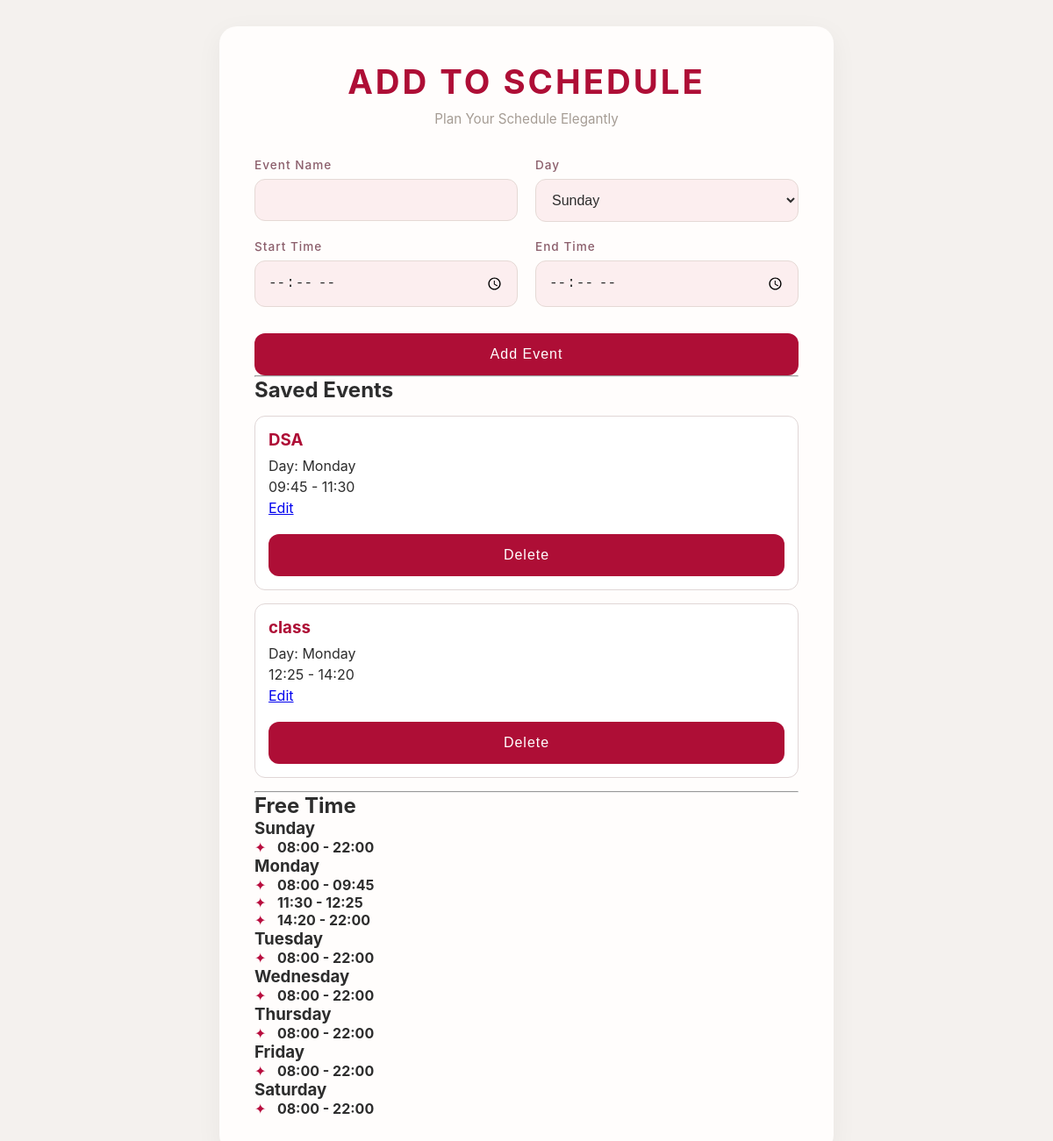
The page / on the database its author committed.
### tables this page shows
CREATE TABLE Events(
    id INTEGER PRIMARY KEY  AUTOINCREMENT,
    event_name TEXT NOT NULL,
    day TEXT NOT NULL,
    start_time TEXT NOT NULL,
    end_time TEXT NOT NULL
);

### app.py (the view, shortened to what this page needs)
@app.route("/", methods=["GET", "POST"])
def home():
    events = get_events()
    free_slots = get_free_slots(events)
    return render_template(
        "index.html",
        events=events,
        free_slots=free_slots
    )

### app.py (called while the page is built)
def time_to_minutes(time):
    hours, minutes = map(int, time.split(":"))
    return hours * 60 + minutes

def minutes_to_time(minutes):
    hours = minutes // 60
    minutes = minutes % 60
    return f"{hours:02d}:{minutes:02d}"

def get_events():
    conn = sqlite3.connect("events.db")
    cursor = conn.cursor()
    cursor.execute("""
        SELECT *
        FROM events
        ORDER BY
            CASE day
                WHEN 'Sunday' THEN 1
                WHEN 'Monday' THEN 2
                WHEN 'Tuesday' THEN 3
                WHEN 'Wednesday' THEN 4
                WHEN 'Thursday' THEN 5
                WHEN 'Friday' THEN 6
                WHEN 'Saturday' THEN 7
            END,
            start_time
    """)
    events = cursor.fetchall()
    conn.close()
    return events

def get_events_by_day(events):
    days = [
        "Sunday",
        "Monday",
        "Tuesday",
        "Wednesday",
        "Thursday",
        "Friday",
        "Saturday"
    ]
    events_by_day = {}
    for day in days:
        events_by_day[day] = []
    for event in events:
        events_by_day[event[2]].append(event)
    return events_by_day

def find_free_slots(events):
    free_slots = []
    day_start = time_to_minutes("08:00")
    day_end = time_to_minutes("22:00")
    current_time = day_start
    for event in events:
        start_time = time_to_minutes(event[3])
        end_time = time_to_minutes(event[4])
        if start_time > current_time:
            free_slots.append(
                (
                    minutes_to_time(current_time),
                    minutes_to_time(start_time)
                )
            )
        if end_time > current_time:
            current_time = end_time
    if current_time < day_end:
        free_slots.append(
            (
                minutes_to_time(current_time),
                minutes_to_time(day_end)
            )
        )
    return free_slots

def get_free_slots(events):
    events_by_day = get_events_by_day(events)
    free_slots = {}
    for day, day_events in events_by_day.items():
        free_slots[day] = find_free_slots(day_events)
    return free_slots

### templates/index.html (shortened to what this page needs)
<!DOCTYPE html>
<html lang="en">
<head>
    <link rel="stylesheet" href="{{ url_for('static', filename='style.css') }}">
</head>
<body>
    <div class="container">
        <h1>ADD TO SCHEDULE</h1>
        <p id="p1">Plan Your Schedule Elegantly</p>
        <form method="POST">
            <div class="row">
                <div class="form-group">
                    <label for="event_name">Event Name</label>
                    <input
                        type="text"
                        id="event_name"
                        name="event_name"
                        required
                    >
                </div>
                <div class="form-group">
                    <label for="day">Day</label>
                    <select
                        id="day"
                        name="day"
                        required
                    >
                        <option value="Sunday">Sunday</option>
                    </select>
                </div>
            </div>
            <div class="row">
                <div class="form-group">
                    <label for="start_time">Start Time</label>
                    <input
                        type="time"
                        id="start_time"
                        name="start_time"
                        required
                    >
                </div>
                <div class="form-group">
                    <label for="end_time">End Time</label>
                    <input
                        type="time"
                        id="end_time"
                        name="end_time"
                        required
                    >
                </div>
            </div>
            <button type="submit">
                Add Event
            </button>
        </form>
        <hr>
        <h2>Saved Events</h2>
        {% if events %}
            {% for event in events %}
                <div class="event-card">
                    <h3>{{ event[1] }}</h3>
                    <p>Day: {{ event[2] }}</p>
                    <p>{{ event[3] }} - {{ event[4] }}</p>
                    <a href="{{ url_for('edit_event', event_id=event[0]) }}">
                        Edit
                    </a>
                    <form
                        method="POST"
                        action="{{ url_for('delete_event', event_id=event[0]) }}"
                        style="margin-top: 10px;"
                    >
                        <button type="submit">
                            Delete
                        </button>
                    </form>
                </div>
            {% endfor %}
        {% else %}
            <p>No events added yet.</p>
        {% endif %}
        <hr>
        <h2>Free Time</h2>
        {% for day, slots in free_slots.items() %}
            <div class="free-day">
                <h3>{{ day }}</h3>
                {% if slots %}
                    {% for slot in slots %}
                        <div class="free-slot">
                            <span class="free-symbol">✦</span>
                                <strong>{{ slot[0] }} - {{ slot[1] }}</strong>
                        </div>
                    {% endfor %}
                {% else %}
                    <p>No free time available.</p>
                {% endif %}
            </div>
        {% endfor %}
    </div>
</body>
</html>

### static/style.css (style rules this page uses)
* { margin: 0; padding: 0; box-sizing: border-box; }
body { background-color: #F4F1EE; color: #2D2D2D; font-family: "Inter", "Segoe UI", sans-serif; min-height: 100vh; display: flex; justify-content: center; align-items: center; padding: 30px; }
.container { width: 100%; max-width: 700px; background-color: #FFFDFC; padding: 40px; border-radius: 20px; box-shadow: 0 8px 30px rgba(0,0,0,0.05); }
h1 { text-align: center; color: #AE0E36; font-size: 2.4rem; font-weight: 700; letter-spacing: 1px; letter-spacing: 3px; margin-bottom: 10px; }
#p1 { text-align: center; color: #A59C94; font-size: 0.95rem; margin-bottom: 35px; }
.row { display: flex; gap: 20px; margin-bottom: 20px; }
.row .form-group { flex: 1; }
.form-group { display: flex; flex-direction: column; }
label { color: #8B5E6B; font-size: 0.85rem; font-weight: 500; letter-spacing: 1px; margin-bottom: 8px; }
input, select { width: 100%; padding: 14px; border: 1px solid #E5D9D5; border-radius: 12px; background-color: #FCEEEF; color: #2D2D2D; font-size: 1rem; transition: 0.2s ease; }
button { width: 100%; margin-top: 10px; padding: 15px; border: none; border-radius: 12px; background-color: #AE0E36; color: white; font-size: 1rem; font-weight: 500; letter-spacing: 1px; cursor: pointer; transition: 0.25s ease; }
.event-card { background: #ffffff; border-radius: 12px; padding: 15px; margin: 15px 0; border: 1px solid #e0d6d6; }
.event-card h3 { margin-bottom: 8px; color: #AE0E36; }
.event-card p { margin: 4px 0; }
.free-symbol { color: #b80d3e; font-size: 16px; margin-right: 8px; display: inline-block; }

### rows shown on the page
Events: event_name "DSA", day "Monday", start_time "09:45", end_time "11:30"
Events: event_name "class", day "Monday", start_time "12:25", end_time "14:20"

### other values the page prints
{{ day }} "Sunday" "Monday" "Tuesday" "Wednesday" "Thursday" "Friday" "Saturday"
{{ slot[0] }} "08:00" "08:00" "11:30" "14:20" "08:00" "08:00" "08:00" "08:00" "08:00"
{{ slot[1] }} "22:00" "09:45" "12:25" "22:00" "22:00" "22:00" "22:00" "22:00" "22:00"
